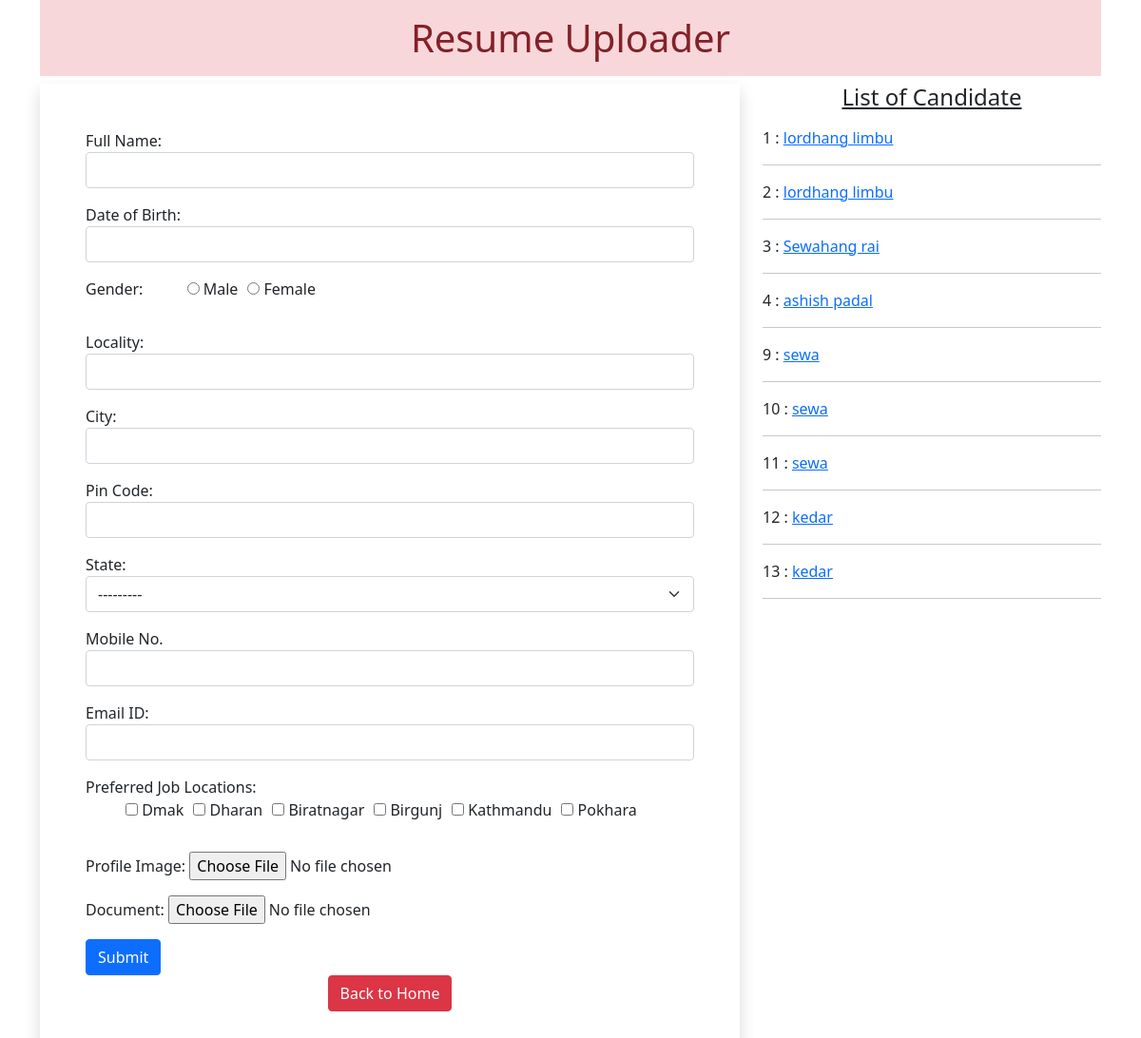
The page /home on the database its author committed.
### enroll/models.py (models this page shows)
class Resume(models.Model):
  name = models.CharField(max_length=100)
  dob = models.DateField(auto_now=False, auto_now_add=False)
  gender = models.CharField(max_length=100)
  locality = models.CharField(max_length=100)
  city = models.CharField(max_length=100)
  pin = models.PositiveIntegerField()
  state = models.CharField(choices=STATE_CHOICE, max_length=50)
  mobile = models.PositiveIntegerField()
  email = models.EmailField()
  job_city = models.CharField(max_length=50)
  profile_image = models.ImageField(upload_to='profileimg', blank=True)
  my_file = models.FileField(upload_to='doc', blank=True)

### enroll/views.py (the view, shortened to what this page needs)
# urls.py: path('home',views.HomeView.as_view(), name='home'),
class HomeView(View):
 def get(self, request):
  form = ResumeForm()
  candidates = Resume.objects.all()
  return render(request, 'enroll/home.html', { 'candidates':candidates, 'form':form})

### enroll/forms.py
class ResumeForm(forms.ModelForm):
 gender = forms.ChoiceField(choices=GENDER_CHOICES, widget=forms.RadioSelect)
 job_city = forms.MultipleChoiceField(label='Preferred Job Locations', choices=JOB_CITY_CHOICE, widget=forms.CheckboxSelectMultiple)
 class Meta:
  model = Resume
  fields = ['name', 'dob', 'gender', 'locality', 'city', 'pin', 'state', 'mobile', 'email', 'job_city', 'profile_image', 'my_file']
  labels = {'name':'Full Name', 'dob': 'Date of Birth', 'pin':'Pin Code', 'mobile':'Mobile No.', 'email':'Email ID', 'profile_image':'Profile Image', 'my_file':'Document'}
  widgets = {
   'name':forms.TextInput(attrs={'class':'form-control'}),
   'dob':forms.DateInput(attrs={'class':'form-control', 'id':'datepicker'}),
   'locality':forms.TextInput(attrs={'class':'form-control'}),
   'city':forms.TextInput(attrs={'class':'form-control'}),
   'pin':forms.NumberInput(attrs={'class':'form-control'}),
   'state':forms.Select(attrs={'class':'form-select'}),
   'mobile':forms.NumberInput(attrs={'class':'form-control'}),
   'email':forms.EmailInput(attrs={'class':'form-control'}),
  }

### enroll/templates/enroll/home.html (shortened to what this page needs)
<!DOCTYPE html>
{% load static %}
<html lang="en">
<head>
 <link href="https://cdn.jsdelivr.net/npm/bootstrap@5.0.0-beta2/dist/css/bootstrap.min.css" rel="stylesheet">
 <link rel="stylesheet" href="//code.jquery.com/ui/1.12.1/themes/base/jquery-ui.css">
 <link rel="stylesheet" href="{% static 'enroll/css/style.css' %}">
</head>
<body>
 <div class="container mb-5">
  <h1 class="alert-danger text-center p-3">Resume Uploader</h1>
  <div class="row">
   <div class="col-sm-8">
    <form action="" method="post" enctype="multipart/form-data" class="shadow p-5">
     {% for fm in form %}
       <div class="form-group mb-3">
       {{fm.label_tag}} {{fm}} <small class="text-danger">{{fm.errors|striptags}}</small>
       </div>
     {% endfor %}
     <input type="submit" value="Submit" class="btn btn-primary">
     <div class="text-center">
      <a href="/" class="btn btn-danger">Back to Home</a>
     </div>
    </form>
   </div>
   <div class="col-sm-4">
    <h4 class="text-center mb-3"><u>List of Candidate</u></h4>
    {% for candidate in candidates %}
     {{candidate.id}} : <a href="{% url 'candidate' candidate.id %}">{{candidate.name}}</a>
     <hr>
    {% endfor %}
   </div>
  </div>
 </div>
</body>
</html>

### enroll/static/enroll/css/style.css (style rules this page uses)
#id_gender, #id_job_city { list-style-type: none; display: inline-flex; }
#id_gender > li { padding-left: 10px; }
#id_job_city > li { padding-left: 10px; }

### rows shown on the page
Resume: id "1", name "lordhang limbu"
Resume: id "2", name "lordhang limbu"
Resume: id "3", name "Sewahang rai"
Resume: id "4", name "ashish padal"
Resume: id "9", name "sewa"
Resume: id "10", name "sewa"
Resume: id "11", name "sewa"
Resume: id "12", name "kedar"
Resume: id "13", name "kedar"

### other values the page prints
{{ fm.label_tag }} "Full Name:" "Date of Birth:" "Gender:" "Locality:" "City:" "Pin Code:" "State:" "Mobile No." "Email ID:" "Preferred Job Locations:" "Profile Image:" "Document:"
